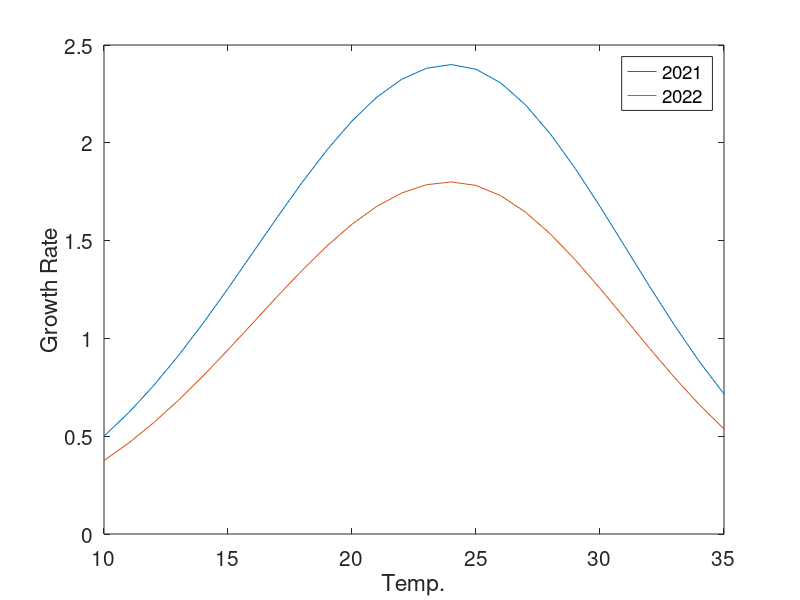

MATLAB code to generate this figure:
clear all; close all

t = 10:35;
% 

TOPT1 = 24;
K1C = 2.4;
K1BETA1 = 0.008;
K1BETA2 = 0.01;
for i=1:length(t)
    if(t(i)<=TOPT1)
        GITMAX1(i) = K1C*exp(-K1BETA1*(t(i)-TOPT1)^2.);
    else
        GITMAX1(i) = K1C*exp(-K1BETA2*(TOPT1-t(i))^2.);
    end
end

TOPT12 = 24;
K1C2 = 1.8;
K1BETA12 = 0.008;
K1BETA22 = 0.01;
for i=1:length(t)
    if(t(i)<=TOPT1)
        GITMAX12(i) = K1C2*exp(-K1BETA12*(t(i)-TOPT12)^2.);
    else
        GITMAX12(i) = K1C2*exp(-K1BETA22*(TOPT12-t(i))^2.);
    end
end

figure('unit','pixel','position',[180   187   1020   284]);
plot(t,GITMAX1);
hold on;
plot(t,GITMAX12);
hold on;
legend('2021','2022');
set(gca,'fontsize',15);
set(gcf,'color','w');
xlabel('Temp.');
ylabel('Growth Rate');
